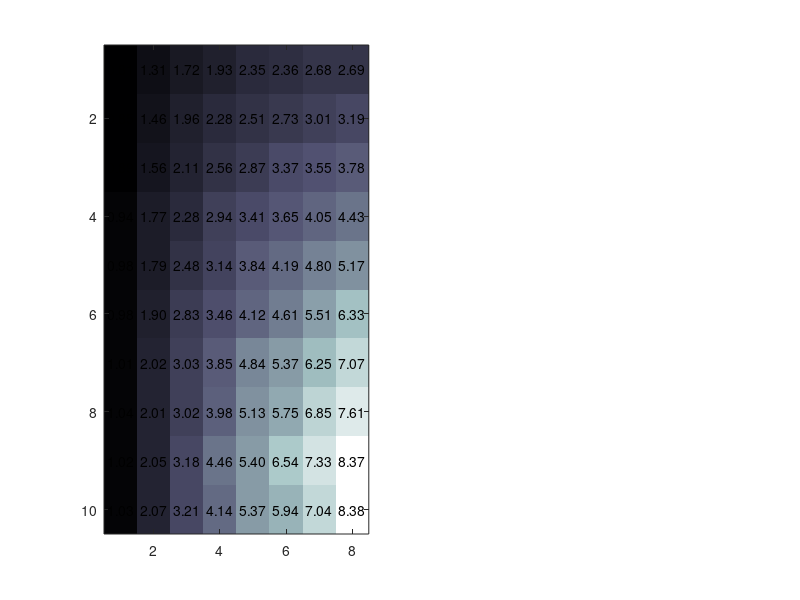

MATLAB code to generate this figure: (Note: this script raises an error after producing the figure.)
load STAT.mat
load NSTAT.mat
MAT2=mean(1./(12*NSTAT(:,10:-1:1,:,3)),3)'; % average damping timescale (nonstationary method)
MAT1=mean(1./(12*STAT(:,10:-1:1,:,3)),3)'; % average damping timescale (stationary method)
%% FIGURE 5 IN PAPER
scrsz = get(0,'ScreenSize'); % The Figure size
Arthur5=figure('Position',[1 1 scrsz(3)/1 scrsz(3)/2.6]); subplot(1,2,1); imagesc(MAT1);            %# Create a colored plot of the matrix values
colormap(bone);  %# Change the colormap to gray (so higher values are
                         %#   black and lower values are white)
textStrings = num2str(MAT1(:),'%0.2f');  %# Create strings from the matrix values
textStrings = strtrim(cellstr(textStrings));  %# Remove any space padding
[x,y] = meshgrid(1:8,1:10);   %# Create x and y coordinates for the strings
hStrings = text(x(:),y(:),textStrings(:),'HorizontalAlignment','center');
midValue = mean(get(gca,'CLim'));  %# Get the middle value of the color range
textColors = repmat(MAT1(:) < midValue,1,3);  %# Choose white or black for the
                                             %#   text color of the strings so
                                             %#   they can be easily seen over
                                             %#   the background color
set(hStrings,{'Color'},num2cell(textColors,2));  %# Change the text colors
set(gca,'YTick',1:10,...
        'YTickLabel',{'90','80','70','60','50','40','30','20','10','0'},...
        'XTick',1:8,...
        'XTickLabel',{'1','2','3','4','5','6','7','8'},...
        'TickLength',[0 0]);
    ylabel('v (cm/s)'); xlabel('1/\lambda (days)'); colorbar; title('(a)'); caxis([0.5 9.5]);
    subplot(1,2,2); imagesc(MAT2);            %# Create a colored plot of the matrix values
colormap(bone);  %# Change the colormap to gray (so higher values are
                         %#   black and lower values are white)
textStrings = num2str(MAT2(:),'%0.2f');  %# Create strings from the matrix values
textStrings = strtrim(cellstr(textStrings));  %# Remove any space padding
[x,y] = meshgrid(1:8,1:10);   %# Create x and y coordinates for the strings
hStrings = text(x(:),y(:),textStrings(:),'HorizontalAlignment','center');
midValue = mean(get(gca,'CLim'));  %# Get the middle value of the color range
textColors = repmat(MAT2(:) < midValue,1,3);  %# Choose white or black for the
                                             %#   text color of the strings so
                                             %#   they can be easily seen over
                                             %#   the background color
set(hStrings,{'Color'},num2cell(textColors,2));  %# Change the text colors
set(gca,'YTick',1:10,...
        'YTickLabel',{'90','80','70','60','50','40','30','20','10','0'},...
        'XTick',1:8,...
        'XTickLabel',{'1','2','3','4','5','6','7','8'},...
        'TickLength',[0 0]);
    ylabel('v (cm/s)'); xlabel('1/\lambda (days)'); colorbar; title('(b)'); caxis([0.5 9.5]);
exportfig(Arthur5, 'Arthur5.eps', 'width', 16, 'color', 'cmyk','Fontmode','fixed','FontSize', 13); % For exporting fig into paper